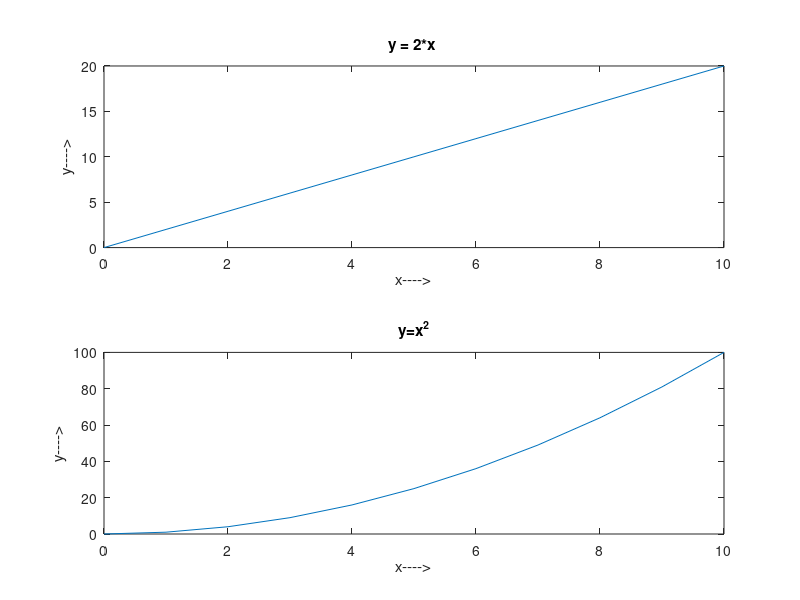

The MATLAB script that drew this image:
x=0:10;
y1=2*x;
y2=x.*x;
subplot(2,1,1);
plot(x,y1);
xlabel('x---->');
ylabel('y---->');
title('y = 2*x ');
subplot(2,1,2);
plot(x,y2);
xlabel('x---->');
ylabel('y---->');
title('y=x^2');